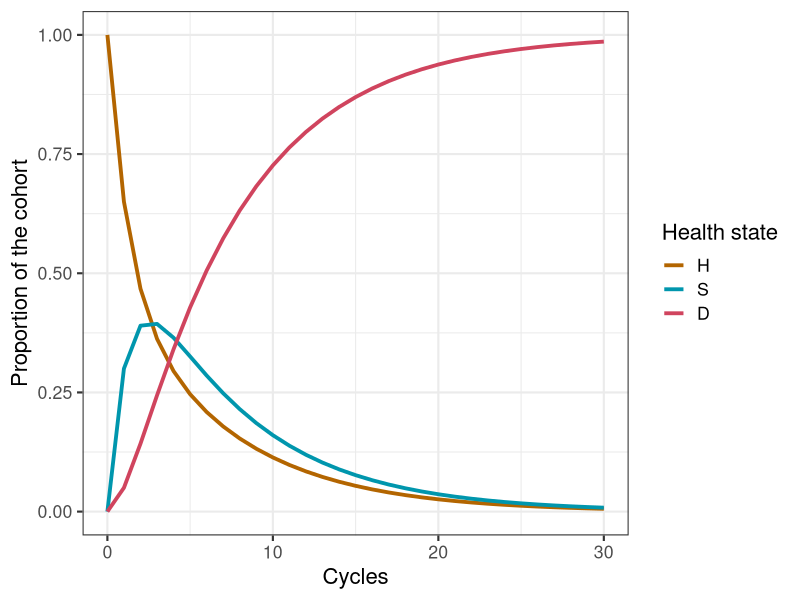

R code for this plot:
## ---- chunk 1
knitr::opts_chunk$set(echo = TRUE)
## ---- chunk 2
###############################################################################
### A brief report   ## 2019 ##
################################################################################
# This code forms the basis for the brief report: 
# 'An alternative representation of state-transition model dynamics' 
# Please cite the article when using this code
################################################################################
# Demonstrate the array approach using the Sick-Sicker model with age dependent
# transition probabilities but without performing a cost-effectiveness analysis.
################################################################################
# To program this tutorial, we made use of 
# R version 3.5.1 (2018-7-02)
# Platform: x86_64-apple-darwin15.6.0 (64-bit)
# Running under: macOS Mojave 10.14
# RStudio: Version 1.1.456 2009-2018 RStudio, Inc
################################################################################
rm(list = ls())  # remove any variables in R's memory 
## ---- chunk 3
#### 01.1 Load packages and functions ####
library(dplyr)    # to manipulate data
library(reshape2) # to transform data
library(ggplot2)  # for nice looking plots
library(scales)   # for dollar signs and commas
library(tensorA)  # for tensor calculations 
## ---- chunk 4
#### 01.2.1 General setup ####
age         <- 70  # age of starting cohort
n.t         <- 30  # time horizon, number of cycles
v.age.names <- age:(age + n.t - 1) # vector with age names
v.n <- c("H", "S", "D") # vector with the 3 health states of the model:
# Healthy (H), Sick (S), Dead (D)
n.states <- length(v.n) # number of health states 
## ---- chunk 5
#### 01.2.3 Generate initial set of base-case external parameters ####
# Costs
c.H   = 1000   # cost of remaining one cycle healthy 
c.S   = 3000   # cost of remaining one cycle sick 
c.D   = 0      # cost of being dead (per cycle)
# State utilities
u.H   = 1      # utility when healthy 
u.S   = 0.60   # utility when sick 
u.D   = 0      # utility when healthy 
# Transition probabilities (per cycle)
p.HS  = 0.30   # probability to become sick when healthy
p.HD  = 0.05   # probability to die when healthy
p.SH  = 0.15   # probability to become healthy when sick
p.SD  = 0.20   # probability to die when healthy
# Transition rewards
du.HS  = 0.10  # one-time utility decrement when becoming sick
ic.D   = 4000   # one-time cost of dying

## ---- chunk 6
#### 02.1 Transition probability matrix ####
# matrix m.P at the first cycle
m.P <- matrix(NA, 
                  nrow = n.states, ncol = n.states, 
                  dimnames = list(v.n, v.n))

# Fill in matrix
# From Healthy
m.P["H", "H"]  <- 1 - (p.HS + p.HD)
m.P["H", "S"]  <- p.HS
m.P["H", "D"]  <- p.HD
# From Sick
m.P["S", "H"]  <- p.SH
m.P["S", "S"]  <- 1 - (p.SH + p.SD)
m.P["S", "D"]  <- p.SD
# From Death
m.P["D", "H"]  <- 0
m.P["D", "S"]  <- 0
m.P["D", "D"]  <- 1

#### 02.2 Initial state vector ####
# the cohort start in the Healthy health state
v.m0 <- c(H = 1, S = 0, D = 0)
v.m0

#### 02.3 Cohort trace  
## Create the Markov cohort trace matrix m.M capturing the proportion of the cohort 
# in each state at each cycle

m.M <- matrix(0,  # initialize cohort trace
              nrow = (n.t + 1), ncol = n.states, 
              dimnames = list(0:n.t, v.n))

m.M[1, ] <- v.m0   # store the initial state vector
## ---- chunk 7
for(t in 1:n.t){  # loop through the number of cycles
  # estimate the state vector for the next cycle (t + 1)
  m.M[t + 1, ] <- m.M[t, ] %*% m.P   # Equation 3   
}
## ---- chunk 8
head(round(m.M, 3)) # show the first six lines of the Markov cohort trace
## ---- chunk 9
a.A <- array(0, dim = c(n.states, n.states, n.t + 1),
             dimnames = list(v.n, v.n, 0:n.t)) # initialize array
diag(a.A[, , 1]) <- v.m0 # store the initial state vector in the diagonal of A
## ---- chunk 10
a.A[, , 1]

# run the model 
for(t in 1:n.t){                     # loop through the number of cycles
#### Equation 4    #### 
  a.A[, , t + 1] <- colSums(a.A[, , t]) * m.P  # fill array A for t + 1 
}
## ---- chunk 11
a.A[, , 1:3] # shown for two cycles
sum(a.A[, , 3]) # sum for t = 3
## ---- chunk 12
sum(a.A[, "S", 3]) # sum the column of S at t = 3
## ---- chunk 13
# calculating M from A 
m.MViaA <- t(colSums(a.A))   # sum over the columns of a.A and transpose 
## ---- chunk 14
#### 05.1 Create reward matrices for both costs and effects #### 
m.R.costs <- m.R.effects <- matrix(NA, 
                  nrow = n.states, ncol = n.states, 
                  dimnames = list(v.n, v.n))
    
# Fill in matrix for costs
# From Healthy
m.R.costs["H", "H"]  <- c.H
m.R.costs["H", "S"]  <- c.H 
m.R.costs["H", "D"]  <- c.H + ic.D
# From Sick
m.R.costs["S", "H"]  <- c.S
m.R.costs["S", "S"]  <- c.S 
m.R.costs["S", "D"]  <- c.S + ic.D
# From Death
m.R.costs["D", "H"]  <- c.D
m.R.costs["D", "S"]  <- c.D
m.R.costs["D", "D"]  <- c.D 

# Fill in matrix for effects
# From Healthy
m.R.effects["H", "H"]  <- u.H
m.R.effects["H", "S"]  <- u.H - du.HS 
m.R.effects["H", "D"]  <- u.H 
# From Sick
m.R.effects["S", "H"]  <- u.S
m.R.effects["S", "S"]  <- u.S 
m.R.effects["S", "D"]  <- u.S + ic.D
# From Death
m.R.effects["D", "H"]  <- u.D
m.R.effects["D", "S"]  <- u.D
m.R.effects["D", "D"]  <- u.D 

## ---- chunk 15
m.R.costs    # show the reward matrix for costs
m.R.effects  # show the reward matrix for effects
## ---- chunk 16
#### 05.2 Expected QALYs and Costs per cycle for each strategy ####
a.O.costs <- a.O.effects <- array(0, dim = c(n.states, n.states, n.t + 1),
             dimnames = list(v.n, v.n, 0:n.t))

for(t in 1:n.t){ 
# element-wise-multiplication of array A with the rewards matrices
a.O.costs[, , t]   <- a.A[, , t] * m.R.costs   
a.O.effects[, , t] <- a.A[, , t] * m.R.effects 
}
## ---- chunk 17
# calculate the expected costs per cycle
v.costs <- rowSums(t(colSums(a.O.costs))) 
# calculate the expected QALYs per cycle
v.QALYs <- rowSums(t(colSums(a.O.effects))) 

TC <- sum(v.costs)  # calculate the total expected costs
TE <- sum(v.QALYs)  # calculate the total expected QALYS

v.results <- c(TC, TE)       # combine the total expected costs and QALYs
names(v.results) <- c("Costs", "Effect") # name the vector
v.results                    # print the results  
## ---- chunk 18
ggplot(melt(m.M), aes(x = Var1, y = value, color = Var2)) +
  geom_line(size = 1.3) +
  scale_color_discrete(l = 50, name = "Health state", h = c(45, 365)) +
  xlab("Cycle") +
  ylab("Proportion of the cohort") +
  theme_bw(base_size = 16) +
  scale_x_continuous(name = "Cycles", limits = c(0, n.t), breaks = seq(0, n.t, 10)) +
  theme()
